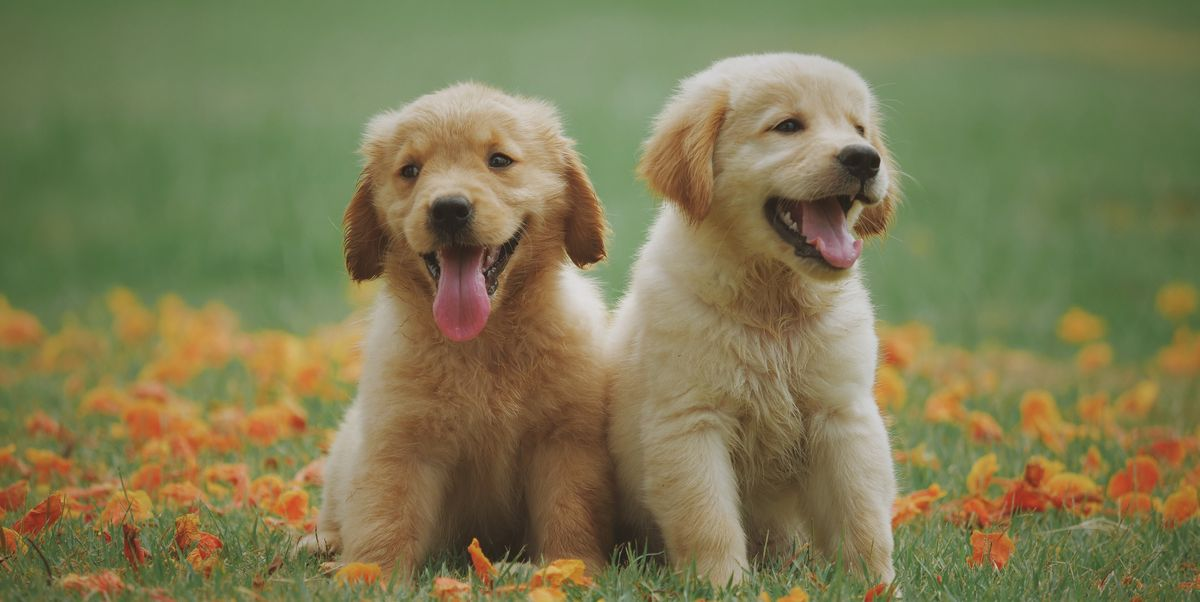
#> input picture 13_03_24/images/image1.jpeg, 1200 x 602 px, found by its file name; its folder holds only this picture in this run
$ python cw2_result.py
#> lines starting #> are read from the running program, lines starting #| are printed output that depends on the picture
import os
import cv2
import numpy as np


# Wczytuje obraz z dysku, normalizuje jego rozmiar przy użyciu funkcji norm_size i wyświetla go. Argument i to numer
# (w postaci znaku), który jest przekształcany na indeks, aby wybrać obraz z listy dostępnych plików.
def upload(i):
    global files
    # Ekstrakcja numeru obrazka
    i = i - ord('0')
    # Import obrazka i normalizacja rozmiaru
    image = norm_size(cv2.imread('/Users/tomek/Desktop/GIT/WMA---Wizja-maszynowa/13_03_24/images/{}'.format(files[i])))
    # Wyświetlenie obrazka
    cv2.imshow('obrazek', image)
    # Zwrócenie obrazka
    return image


# Funkcja zmieniająca rozmiar obrazka. Argument s to współczynnik skalowania.
def resize(img, s):
    h, w = img.shape[:2]
    h = h + int(h * s)
    w = w + int(w * s)
    return cv2.resize(img, (w, h), interpolation=cv2.INTER_LINEAR)


# Normalizacja rozmiar obrazu tak, aby jego największy wymiar (wysokość lub szerokość) nie przekraczał 800 pikseli,
# zachowując proporcje obrazu.
def norm_size(img):
    h, w = img.shape[:2]
    if h > w:
        if h > 800:
            s = (1 - (800 / h)) * (-1)
            img = resize(img, s)
    else:
        if w > 800:
            s = (1 - (800 / w)) * (-1)
            img = resize(img, s)
    return img


# Wyodrębnienie określonego zakresu kolorów z obrazu oraz wyświetlenie wynikowej maski.
def hsv_range():
    low_color = cv2.getTrackbarPos('low', 'obrazek')
    high_color = cv2.getTrackbarPos('high', 'obrazek')
    # Convert the HSV colorspace
    hsv_frame = cv2.cvtColor(image, cv2.COLOR_BGR2HSV)
    # Threshold the HSV image to get only blue color
    lower = np.array([low_color, 100, 100])
    upper = np.array([high_color, 255, 255])
    mask = cv2.inRange(hsv_frame, lower, upper)
    cv2.imshow('obrazek', mask)


def hsv_bitwais():
    low_color = cv2.getTrackbarPos('low', 'obrazek')
    high_color = cv2.getTrackbarPos('high', 'obrazek')
    hsv_frame = cv2.cvtColor(image, cv2.COLOR_BGR2HSV)
    lower = np.array([low_color, 100, 100])
    upper = np.array([high_color, 255, 255])
    mask = cv2.inRange(hsv_frame, lower, upper)
    # Bitwise-AND mask and original image
    res = cv2.bitwise_and(image, image, mask=mask)
    cv2.imshow('obrazek', res)


def hsv_median():
    low_color = cv2.getTrackbarPos('low', 'obrazek')
    high_color = cv2.getTrackbarPos('high', 'obrazek')
    ksize = cv2.getTrackbarPos('ksize', 'obrazek')
    hsv_frame = cv2.cvtColor(image, cv2.COLOR_BGR2HSV)
    lower = np.array([low_color, 100, 100])
    upper = np.array([high_color, 255, 255])
    mask = cv2.inRange(hsv_frame, lower, upper)
    res = cv2.bitwise_and(image, image, mask=mask)
    res = cv2.medianBlur(res, ksize=ksize)
    cv2.imshow('obrazek', res)


def change_h(x):
    global fun
    if fun is not None:
        fun()


image = None
fun = None
files = None


def main():
    global image, fun, files
    files = os.listdir('/Users/tomek/Desktop/GIT/WMA---Wizja-maszynowa/13_03_24/images/')
    num_image = ord('0')
    image = norm_size(cv2.imread('/Users/tomek/Desktop/GIT/WMA---Wizja-maszynowa/13_03_24/images/{}'.format(files[0])))
#> in norm_size, `h, w = img.shape[:2]`: h = 602; w = 1200
#> in norm_size, `s = (1 - (800 / w)) * (-1)`: s = -0.333
#> in resize, `h = h + int(h * s)`: h = 402
#> in resize, `w = w + int(w * s)`: w = 800
    nimg = image.copy()
    cv2.imshow('obrazek', image)
    cv2.createTrackbar('low', 'obrazek', 0, 255, change_h)
    cv2.createTrackbar('high', 'obrazek', 0, 255, change_h)
    cv2.createTrackbar('ksize', 'obrazek', 5, 50, change_h)

    while True:
        key = cv2.waitKey()
#> (key q is pressed here)
        # -----------Zmiana obrazka----------------
        if ord('0') <= key <= ord('9'):
            num_image = key
            image = upload(key)
            nimg = image.copy()
        # ----------------zmiana rozmiaru---------------
        elif key == ord('-'):
            image = resize(image, -0.1)
            nimg = image.copy()
            cv2.imshow('obrazek', image)
        elif key == ord('+'):
            image = resize(image, 0.1)
            nimg = image.copy()
            cv2.imshow('obrazek', image)
        elif key == ord('='):
            image = upload(num_image)
            cv2.imshow('obrazek', image)
            nimg = image.copy()
        # ----------------kolory------------------------
        # Wyświetlenie obrazka w szarych kolorach
        elif key == ord('q'):
            cv2.imshow('obrazek', cv2.cvtColor(image, cv2.COLOR_RGB2GRAY))
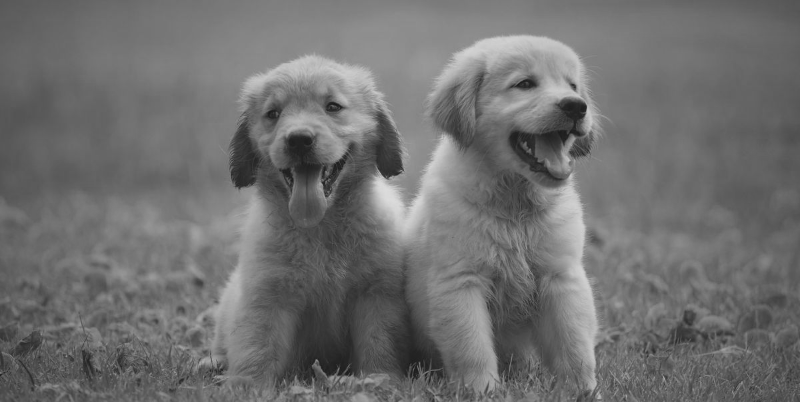
#> window 'obrazek': shape (402, 800); min 23, max 220, mean 111.2
        # Skala HSV (odcień, nasycenie, wartość)
        elif key == ord('w'):
            nimg = cv2.cvtColor(image, cv2.COLOR_BGR2HSV)
            cv2.imshow('obrazek', nimg)
        # Wyodrębnienie określonego zakresu kolorów z obrazu oraz wyświetlenie wynikowej maski.
        elif key == ord('e'):
            hsv_range()
            fun = hsv_range
        # Wyodrębnienie określonego zakresu kolorów z obrazu oraz wyświetlenie wynikowej maski.
        elif key == ord('r'):
            hsv_bitwais()
            fun = hsv_bitwais
        #
        elif key == ord('t'):
            hsv_median()
            fun = hsv_median
        elif key == ord('z'):
            # h = barwa
            cv2.imshow('obrazek', nimg[:, :, 0])
        elif key == ord('x'):
            # s = nasycene
            cv2.imshow('obrazek', nimg[:, :, 1])
        elif key == ord('c'):
            # v = wartość
            cv2.imshow('obrazek', nimg[:, :, 2])
        # ----------------filtry
        elif key == ord('a'):
            cv2.imshow('obrazek', cv2.Canny(image, 55.0, 30.0))
        # Wyświetlenie rozmytego obrazu
        elif key == ord('s'):
            cv2.imshow('obrazek', cv2.blur(image, (7, 7)))
        elif key == ord('d'):
            b = cv2.blur(image, (7, 7))
            cv2.imshow('obrazek', cv2.Canny(b, 55.0, 30.0))
        # Zamkniecie programu
        elif key == 27:
            cv2.destroyAllWindows()
            break


if __name__ == '__main__':
    main()

$ run again, on 13_03_24/images/image2.jpeg
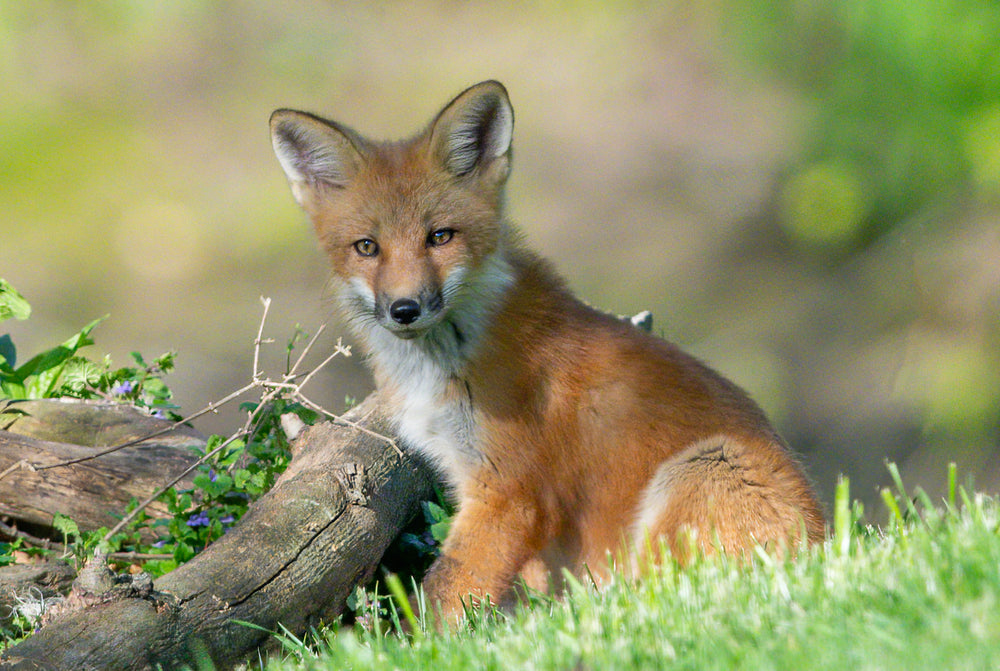
#> input picture 13_03_24/images/image2.jpeg, 1000 x 671 px, found by its file name
#> in norm_size, `h, w = img.shape[:2]`: h = 671; w = 1000
#> s = -0.2
#> in resize, `h = h + int(h * s)`: h = 537
#> in resize, `w = w + int(w * s)`: w = 801
#> in main, `cv2.imshow('obrazek', cv2.cvtColor(image, cv2.COLOR_RGB2GRAY))`:
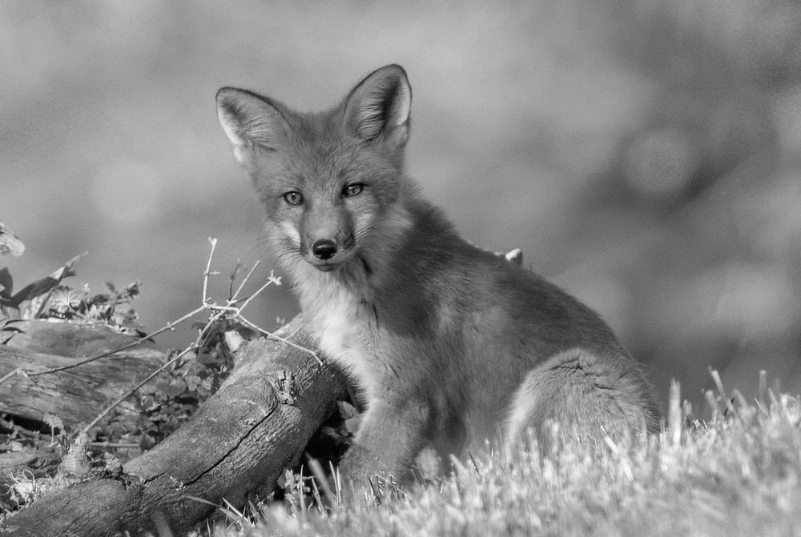
#> window 'obrazek': shape (537, 801); min 0, max 254, mean 134.3
